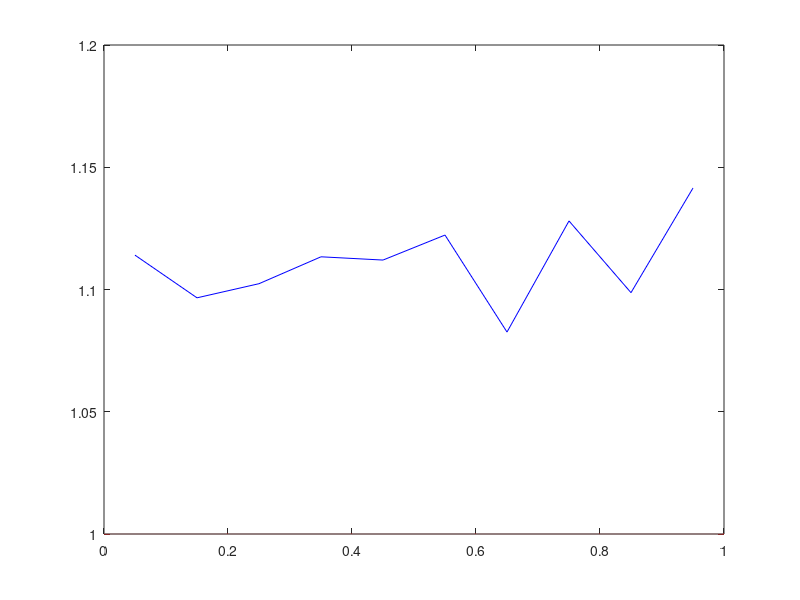

The MATLAB source for this figure: (Note: this script raises an error after producing the figure.)
% /////////////////////////////////////////
%
% Software name : LUKE
%
% Authors : Yves Savoye-Peysson and Joan Decker
%
% Copyright holders : Commissariat a l'Energie Atomique et aux Energies Alternatives (CEA), France
%
% CEA authorizes the use of the LUKE software under the CeCILL-C open source license https://cecill.info/licences/Licence_CeCILL-C_V1-en.html
%
% The terms and conditions of the CeCILL-C license are deemed to be accepted upon downloading the software and/or exercising any of the rights granted under the CeCILL-C license.
%
% /////////////////////////////////////////
%
function [y,y_th,py_th] = randlin_yp(N,h,ybounds,display_mode)
%
% Calculate the random variable with a linear decrease of the p.d.f. (normalized to 1 over the the domain).
%
% Input:
%
%   - N : number of trials [1,1]
%     (default = 100000)
%   - h : ratio between the pdf values at ybounds [1,1]
%     (default = 1)
%   - ybounds : range of the random variable [3,1] or [1,3] for example. If [1,3], f(1)/f(3) = 1/h, and if [3,1], f(1)/f(3) = h. If NaN or empty ybounds = [0,1]
%     (default [0,1])
%   - display_mode : display the numerical and theoretical p.d.f and display the distribution is > 0 and is the number of bin of theÒ histogram (0: no, > 1, yes) [1,1]
%     (default = 0)
%
% Output:
%
%   - y : random variable [N,1]
%   - y_th : theoretical random variable [N,1]
%   - py_th : theoretical p.d.f. normalized to 1 [N,1]
%
if nargin < 1, 
    N = 100000;
    h = 1;
    ybounds = [0,1];
    display_mode = 0;
elseif nargin < 2, 
    h = 1;
    ybounds = [0,1];
    display_mode = 0;    
elseif nargin < 3,
    ybounds = [0,1];
    display_mode = 0;
elseif nargin < 4,
    display_mode = 0;
end
%
if isnan(ybounds) | isempty(ybounds), 
    ybounds = [0,1];
end
%
if h == 1,%uniform distribution with p(0) = 1 and p(1) = 1
    x = rand(N,1);
elseif h == 0,%linear decreasing distribution with p(0) = 1 and p(1) = 0
    x1 = rand(N,1);
    x2 = rand(N,1);
    %
    x = abs(x2-x1);
else,%linear decreasing distribution with p(0) = 1 and p(1) = h (rejection technique)
    %
    x = NaN(N,1);
    %
    while isnan(sum(x)),
        x1 = rand(sum(isnan(x)),1);
        x2 = rand(sum(isnan(x)),1);
        x0 = NaN(sum(isnan(x)),1);
        %
        mask0 = x2 < (1 - (1-h)*x1);
        %
        x0(mask0) = x1(mask0);
        %
        inan = find(isnan(x) == 1);
        x(inan) = x0;
    end
end
%
if display_mode < 10;
    display_mode = 10;
    warning('display_mode must exceed 10 for a correct histogramm.');
end
%
y = (ybounds(2) - ybounds(1))*x + ybounds(1);
%
y_th = sort((ybounds(2) - ybounds(1))*linspace(0,1,N) + ybounds(1));%increasing order
py_th = (1 - (1 - h)*(y_th - ybounds(1))/(ybounds(2) - ybounds(1)))/abs((ybounds(2) - ybounds(1)))*2/(h+1);%p(y) = p(x)*abs(dx/dy) 
norm_th = trapz(y_th,py_th);
%
if display_mode,
    if N/display_mode > display_mode,%for good statistics, display_mode is the number of bin for the histogram
        [h1,y1] = hist(y,display_mode);
        py = h1*display_mode/N/(max(y1) - min(y1));
        norm = trapz(y1,py);
        close all
        figure(1),plot(y1,py,'b',y_th,py_th,'r')
        axis([min(ybounds(1),ybounds(2)),max(ybounds(1),ybounds(2)),min(py_th),max(py_th)])
        xlabel('y');ylabel('f(y)');
        if ybounds(2) > ybounds(1),
            title(['Linear distribution function between ',num2str(ybounds(1)),' and ',num2str(ybounds(2)),' -> f(',num2str(ybounds(1)),')/f(',num2str(ybounds(2)),') = ',num2str(1/h)])
            legend(['Numerical, norm. = ',num2str(norm)],['Theoretical, norm. = ',num2str(norm_th)],'Location','SouthWest')
        else
            title(['Linear distribution function between ',num2str(ybounds(1)),' and ',num2str(ybounds(2)),' -> f(',num2str(ybounds(1)),')/f(',num2str(ybounds(2)),') = ',num2str(h)])
            legend(['Numerical, norm. = ',num2str(norm)],['Theoretical, norm. = ',num2str(norm_th)],'Location','NorthWest')
        end
    else
        warning('Not enough points for histogram display -> set display_mode to ');
    end
end
